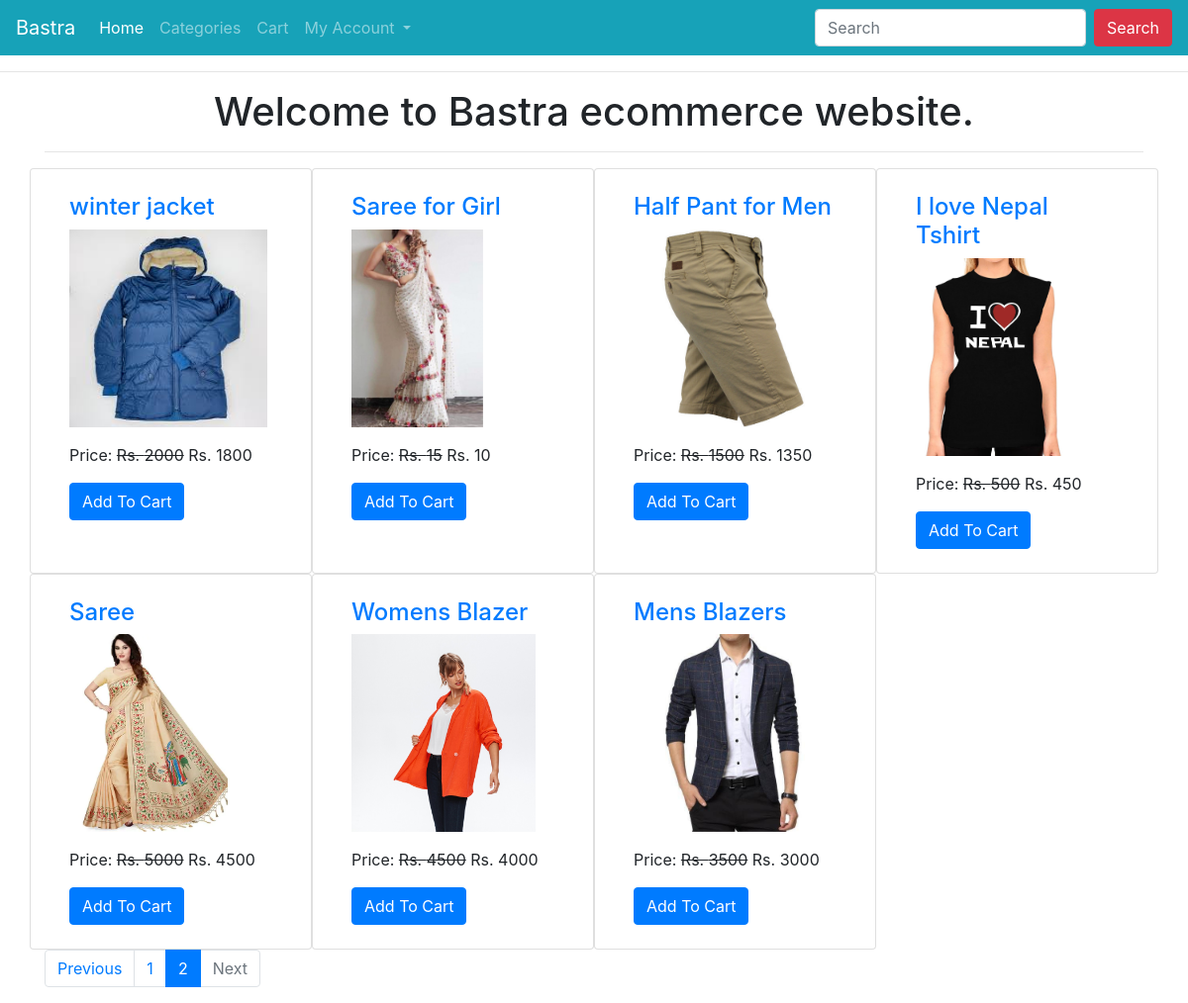
Screenshot of /?page=2 with the database file from the repository.
### ecomapp/models.py (models this page shows, shortened)
class Product(models.Model):
    title = models.CharField(max_length=200)
    slug = models.SlugField(unique=True)
    category = models.ForeignKey(Category, on_delete=models.CASCADE)
    image = models.ImageField(upload_to="products")
    marked_price = models.PositiveIntegerField()
    selling_price = models.PositiveIntegerField()
    description = models.TextField()
    warranty = models.CharField(max_length=300, null=True, blank=True)
    return_policy = models.CharField(max_length=300, null=True, blank=True)
    view_count = models.PositiveIntegerField(default=0)

### ecomapp/views.py (the view)
# urls.py: path("", HomeView.as_view(), name="home"),
class HomeView(EcomMixin, TemplateView):
    template_name = "home.html"
    def get_context_data(self, **kwargs):
        context = super().get_context_data(**kwargs)
        context['myname'] = "Dipak Niroula"
        all_products = Product.objects.all().order_by("-id")
        paginator = Paginator(all_products, 8)
        page_number = self.request.GET.get('page')
        print(page_number)
        product_list = paginator.get_page(page_number)
        context['product_list'] = product_list
        return context

### ecomapp/views.py (called while the page is built)
    def dispatch(self, request, *args, **kwargs):
        cart_id = request.session.get("cart_id")
        if cart_id:
            cart_obj = Cart.objects.get(id=cart_id)
            if request.user.is_authenticated and request.user.customer:
                cart_obj.customer = request.user.customer
                cart_obj.save()
        return super().dispatch(request, *args, **kwargs)

### templates/home.html (shortened to what this page needs)
{% extends 'base.html' %}
{% block content %}
<div class="container">
    <h1 class="text-center">Welcome to Bastra ecommerce website. </h1>
    <hr>
    <div class="row mt-3">
        {% for p in product_list %}
        <div class="col-md-3 card">
            <div class="m-4">
                <h4><a href="{% url 'ecomapp:productdetail' p.slug %}">{{p.title}}</a></h4>
                <img src="{{p.image.url}}" alt="" class="img-fluid" style="height: 200px; object-fit: contain;">
                <p class="mt-3">Price: <strike>Rs. {{p.marked_price}}</strike> Rs. {{p.selling_price}}</p>
                <a href="{% url 'ecomapp:addtocart' p.id %}" class="btn btn-primary">Add To Cart</a>
            </div>
        </div>
        {% endfor %}
    </div>
    <nav aria-label="...">
        <ul class="pagination">
            {% if product_list.has_previous %}
            <li class="page-item">
                <a class="page-link" href="?page={{ product_list.previous_page_number }}">Previous</a>
              </li>
            {% else %}
            <li class="page-item disabled">
                <a class="page-link" href="#" tabindex="-1" aria-disabled="true">Previous</a>
            </li>
            {% endif %}
            {% for i in product_list.paginator.page_range %}
            {% if i == product_list.number %}
            <li class="page-item active"><a class="page-link">{{i}}</a></li>
            {% else %}
            <li class="page-item"><a class="page-link" href="?page={{i}}">{{i}}</a></li>
            {% endif %}
            {% endfor %}
            {% if product_list.has_next %}
            <li class="page-item">
                <a class="page-link" href="?page={{ product_list.next_page_number }}">Next</a>
            </li>
            {% else %}
            <li class="page-item disabled">
                <a class="page-link" href="#" tabindex="-1" aria-disabled="true">Next</a>
            </li>
            {% endif %}
        </ul>
      </nav>
</div>
{% endblock %}

### rows the page displays
Product: title "winter jacket", image (picture), marked_price "2000", selling_price "1800"
Product: title "Saree for Girl", image (picture), marked_price "15", selling_price "10"
Product: title "Half Pant for Men", image (picture), marked_price "1500", selling_price "1350"
Product: title "I love Nepal Tshirt", image (picture), marked_price "500", selling_price "450"
Product: title "Saree", image (picture), marked_price "5000", selling_price "4500"
Product: title "Womens Blazer", image (picture), marked_price "4500", selling_price "4000"
Product: title "Mens Blazers", image (picture), marked_price "3500", selling_price "3000"

### other values shown
{{ i }} "1"
{{ i }} "2"
